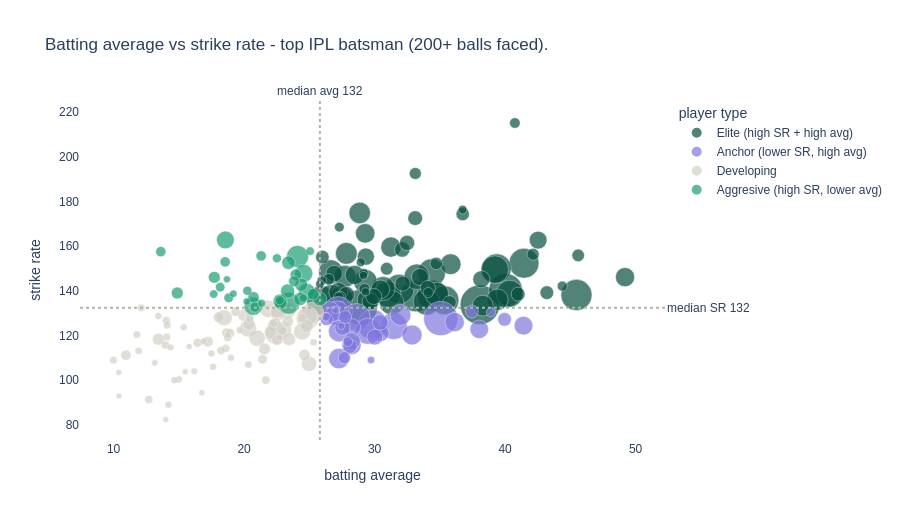

Notebook code cell kept with this figure:
### Code cell
top_bat = batting[
    (batting["balls_faced"] >= 200) &
    (batting["batting_average"] >= 10) &
    (batting["strike_rate"] >= 80)
].copy()

median_sr = top_bat["strike_rate"].median()
median_avg = top_bat["batting_average"].median()

def quadrant(row):
    if row["strike_rate"] >= median_sr and row["batting_average"] >= median_avg:
        return "Elite (high SR + high avg)"
    if row["strike_rate"] >= median_sr:
        return "Aggresive (high SR, lower avg)"
    if row["batting_average"] >= median_avg:
        return "Anchor (lower SR, high avg)"
    return "Developing"

top_bat["player_type"] = top_bat.apply(quadrant, axis=1)

QUAD_COLORS = {
    "Elite (high SR + high avg)" : "#085041",
    "Aggresive (high SR, lower avg)" : "#1D9E75",
    "Anchor (lower SR, high avg)" : "#7F77DD",
    "Developing" : "#D3D1C7",
}

fig4 = px.scatter(
    top_bat,
    x="batting_average",
    y="strike_rate",
    color="player_type",
    color_discrete_map=QUAD_COLORS,
    size="total_runs",
    size_max=28,
    hover_name="batter",
    hover_data={
        "total_runs" : True,
        "hundreds" : True,
        "fifties" : True,
        "balls_faced" : True,
        "player_type" : False,
    },
    title="Batting average vs strike rate - top IPL batsman (200+ balls faced).",
    labels={
        "batting_average": "batting average",
        "strike_rate": "strike rate",
        "player_type": "player type",
    },
    height=520,
)

fig4.add_hline(y=median_sr, line_dash="dot", line_color="#B4B2A9",
              annotation_text=f"median SR {median_sr:.0f}", annotation_position="right")
fig4.add_vline(x=median_avg, line_dash="dot", line_color="#B4B2A9",
              annotation_text=f"median avg {median_sr:.0f}", annotation_position="top")

fig4.update_layout(
    plot_bgcolor="white",
    paper_bgcolor="white",
    font_family="Arial",
    legend_title_text="player type",
)
fig4.update_traces(marker_line_width=0.5, marker_line_color="white")
fig4.show()

insight_4 = """
INSIGHT: The top-right quadrant (elite) contains the players most valuable 
in T20 auctions — high average means they don't get out cheaply, high SR means 
they score fast. Bubble size = total career runs. Hover over any bubble to see 
the full player profile. Notice that most 'elite' players have 10,000+ balls 
faced — longevity in the IPL is itself a strong signal of quality.
"""
print(insight_4)

### Figure 1 — Plotly figure (JSON) as saved in the notebook; plotly's stock layout.template omitted (floating-point values rounded to 4 significant figures; data arrays with more than 128 entries replaced by an {"elided": "..."} marker saying what was removed)
{"data": [{"customdata": {"elided": "76x5 mixed values"}, "hovertemplate": "<b>%{hovertext}</b><br><br>batting average=%{x}<br>strike rate=%{y}<br>total_runs=%{customdata[0]}<br>hundreds=%{customdata[1]}<br>fifties=%{customdata[2]}<br>balls_faced=%{customdata[3]}<extra></extra>", "hovertext": ["V Kohli", "RG Sharma", "DA Warner", "KL Rahul", "SK Raina", "MS Dhoni", "AB de Villiers", "SV Samson", "CH Gayle", "KD Karthik", "F du Plessis", "SA Yadav", "JC Buttler", "Shubman Gill", "SS Iyer", "SR Watson", "RR Pant", "Q de Kock", "KA Pollard", "Ishan Kishan", "YK Pathan", "DA Miller", "N Rana", "BB McCullum", "HH Pandya", "V Sehwag", "RD Gaikwad", "AD Russell", "SE Marsh", "YBK Jaiswal", "DR Smith", "N Pooran", "RA Tripathi", "Abhishek Sharma", "MP Stoinis", "B Sai Sudharsan", "AC Gilchrist", "S Dube", "H Klaasen", "P Simran Singh", "Tilak Varma", "JM Bairstow", "AK Markram", "SO Hetmyer", "MR Marsh", "VR Iyer", "RM Patidar", "TM Head", "CA Lynn", "RK Singh", "PD Salt", "ML Hayden", "DP Conway", "LS Livingstone", "TH David", "KP Pietersen", "Dhruv Jurel", "T Stubbs", "C Green", "Shashank Singh", "Priyansh Arya", "ST Jayasuriya", "A Raghuvanshi", "Nithish Kumar Reddy", "E Lewis", "V Suryavanshi", "JJ Roy", "HM Amla", "Naman Dhir", "RD Rickelton", "D Brevis", "WG Jacks", "A Mhatre", "R Ravindra", "Sameer Rizvi", "KR Mayers"], "legendgroup": "Elite (high SR + high avg)", "marker": {"color": "#085041", "line": {"color": "white", "width": 0.5}, "size": [9022, 7185, 6567, 5593, 5536, 5439, 5181, 5008, 4997, 4843, 4773, 4468, 4391, 4196, 4044, 3880, 3756, 3444, 3437, 3310, 3222, 3200, 3022, 2882, 2855, 2728, 2680, 2655, 2489, 2472, 2385, 2375, 2291, 2196, 2136, 2115, 2069, 2009, 1829, 1701, 1680, 1674, 1633, 1560, 1504, 1497, 1349, 1332, 1329, 1318, 1258, 1107, 1080, 1066, 1029, 1001, 928, 912, 903, 843, 828, 768, 672, 657, 654, 652, 614, 577, 546, 525, 519, 463, 441, 413, 381, 379], "sizemode": "area", "sizeref": 11.51, "symbol": "circle"}, "mode": "markers", "name": "Elite (high SR + high avg)", "orientation": "v", "showlegend": true, "type": "scatter", "x": [38.07, 28.86, 40.04, 45.47, 33.15, 34.42, 41.45, 31.9, 39.35, 25.9, 35.36, 34.37, 39.21, 40.35, 33.98, 31.04, 33.24, 31.31, 26.64, 30.65, 29.29, 34.78, 27.47, 27.19, 27.72, 27.84, 39.41, 28.86, 38.29, 35.83, 29.44, 31.25, 26.64, 29.28, 28.48, 49.19, 27.22, 30.44, 42.53, 29.33, 38.18, 33.48, 29.69, 26.9, 27.85, 29.94, 32.12, 32.49, 34.08, 32.15, 33.11, 41.0, 43.2, 26.0, 36.75, 35.75, 30.93, 45.6, 34.73, 42.15, 33.12, 26.48, 29.22, 27.38, 27.25, 40.75, 34.11, 44.38, 27.3, 29.17, 25.95, 28.94, 36.75, 25.81, 29.31, 29.15], "xaxis": "x", "y": [133.8, 132.6, 140.3, 138.2, 137.5, 137.9, 152.4, 140.8, 150.0, 135.7, 135.8, 148.1, 149.5, 138.7, 135.1, 138.5, 146.3, 134.7, 148.5, 141.0, 144.3, 138.6, 137.1, 132.4, 146.5, 156.8, 136.0, 174.9, 133.4, 151.9, 135.9, 159.6, 138.4, 165.7, 147.1, 146.2, 139.5, 140.7, 162.7, 155.3, 145.2, 146.2, 135.2, 147.7, 138.4, 137.5, 158.5, 161.4, 141.2, 143.3, 172.6, 138.6, 139.2, 155.2, 174.4, 134.9, 149.9, 155.9, 152.3, 156.4, 192.6, 145.2, 140.9, 137.4, 137.1, 215.2, 139.2, 142.1, 168.5, 147.9, 144.6, 152.8, 176.4, 142.9, 139.6, 146.9], "yaxis": "y"}, {"customdata": {"elided": "35x5 mixed values"}, "hovertemplate": "<b>%{hovertext}</b><br><br>batting average=%{x}<br>strike rate=%{y}<br>total_runs=%{customdata[0]}<br>hundreds=%{customdata[1]}<br>fifties=%{customdata[2]}<br>balls_faced=%{customdata[3]}<extra></extra>", "hovertext": ["S Dhawan", "AM Rahane", "RV Uthappa", "AT Rayudu", "G Gambhir", "MK Pandey", "RA Jadeja", "M Vijay", "SPD Smith", "JH Kallis", "SR Tendulkar", "R Dravid", "KS Williamson", "D Padikkal", "JP Duminy", "MEK Hussey", "DPMD Jayawardene", "MK Tiwary", "SS Tiwary", "S Badrinath", "BJ Hodge", "DJ Hussey", "V Shankar", "TM Dilshan", "LMP Simmons", "MC Henriques", "A Symonds", "CL White", "HH Gibbs", "RS Bopara", "OA Shah", "MV Boucher", "DJ Mitchell", "JEC Franklin", "LA Pomersbach"], "legendgroup": "Anchor (lower SR, high avg)", "marker": {"color": "#7F77DD", "line": {"color": "white", "width": 0.5}, "size": [6769, 5194, 4954, 4348, 4217, 3951, 3392, 2619, 2495, 2427, 2334, 2174, 2132, 2048, 2029, 1977, 1808, 1695, 1494, 1441, 1400, 1322, 1233, 1153, 1079, 1000, 974, 971, 886, 531, 506, 394, 351, 327, 302], "sizemode": "area", "sizeref": 11.51, "symbol": "circle"}, "mode": "markers", "name": "Anchor (lower SR, high avg)", "orientation": "v", "showlegend": true, "type": "scatter", "x": [35.07, 29.85, 27.22, 28.61, 31.47, 29.49, 27.14, 27.28, 31.99, 27.27, 32.87, 28.23, 36.14, 26.6, 41.41, 38.02, 28.25, 28.25, 30.49, 30.02, 30.43, 27.54, 26.8, 28.12, 39.96, 26.32, 37.46, 27.74, 27.69, 27.95, 38.92, 26.27, 27.0, 29.73, 27.45], "xaxis": "x", "y": [127.6, 124.9, 130.9, 128.2, 124.2, 121.9, 130.1, 121.9, 129.2, 109.7, 120.2, 115.8, 126.0, 130.9, 124.4, 122.8, 123.7, 117.4, 121.0, 119.3, 125.9, 123.5, 129.5, 115.2, 127.2, 127.4, 130.7, 128.3, 110.1, 117.2, 130.4, 128.3, 131.5, 109.0, 124.3], "yaxis": "y"}, {"customdata": {"elided": "75x5 mixed values"}, "hovertemplate": "<b>%{hovertext}</b><br><br>batting average=%{x}<br>strike rate=%{y}<br>total_runs=%{customdata[0]}<br>hundreds=%{customdata[1]}<br>fifties=%{customdata[2]}<br>balls_faced=%{customdata[3]}<extra></extra>", "hovertext": ["WP Saha", "PA Patel", "Yuvraj Singh", "AJ Finch", "KH Pandya", "Mandeep Singh", "KK Nair", "KC Sangakkara", "DJ Bravo", "NV Ojha", "DJ Hooda", "EJG Morgan", "SC Ganguly", "KM Jadhav", "IK Pathan", "M Vohra", "LRPL Taylor", "Y Venugopal Rao", "STR Binny", "R Ashwin", "MS Bisla", "Shakib Al Hasan", "GC Smith", "AD Mathews", "TL Suman", "AM Nayar", "Washington Sundar", "GJ Bailey", "PP Chawla", "Shahbaz Ahmed", "CJ Anderson", "M Manhas", "Gurkeerat Singh", "PC Valthaty", "SW Billings", "DT Christian", "SA Asnodkar", "J Botha", "LR Shukla", "AL Menaria", "CA Pujara", "Azhar Mahmood", "A Mishra", "DB Ravi Teja", "S Sohal", "P Negi", "KV Sharma", "R Bhatia", "P Kumar", "AP Tare", "SN Thakur", "Anuj Rawat", "R Vinay Kumar", "Lalit Yadav", "DB Das", "UBT Chand", "DJG Sammy", "SP Goswami", "A Manohar", "Y Nagar", "GH Vihari", "VVS Laxman", "JO Holder", "B Chipli", "PK Garg", "R Sathish", "M Kaif", "K Rabada", "Harpreet Brar", "MD Mishra", "K Goel", "AA Jhunjhunwala", "Kuldeep Yadav", "UT Yadav", "SK Warne"], "legendgroup": "Developing", "marker": {"color": "#D3D1C7", "line": {"color": "white", "width": 0.5}, "size": [2934, 2848, 2754, 2092, 1792, 1706, 1699, 1687, 1560, 1554, 1497, 1406, 1349, 1208, 1150, 1083, 1017, 985, 880, 833, 798, 795, 739, 724, 676, 672, 668, 663, 624, 560, 538, 514, 511, 505, 503, 460, 423, 409, 405, 401, 390, 388, 381, 375, 368, 365, 352, 342, 340, 339, 339, 318, 310, 305, 304, 300, 295, 293, 292, 285, 284, 282, 282, 280, 273, 270, 259, 250, 244, 237, 218, 217, 210, 208, 198], "sizemode": "area", "sizeref": 11.51, "symbol": "circle"}, "mode": "markers", "name": "Developing", "orientation": "v", "showlegend": true, "type": "scatter", "x": [24.86, 22.43, 25.27, 24.9, 21.85, 20.31, 23.27, 24.45, 22.61, 21.0, 18.48, 23.05, 24.98, 22.37, 22.12, 22.56, 24.8, 23.45, 20.0, 13.44, 21.57, 20.38, 24.63, 23.35, 22.53, 17.23, 18.05, 22.86, 10.95, 18.67, 24.45, 21.42, 18.93, 22.95, 19.35, 16.43, 22.26, 18.59, 13.97, 18.23, 21.67, 20.42, 12.7, 18.75, 20.44, 14.04, 14.08, 11.79, 10.0, 14.12, 12.11, 22.71, 11.92, 20.33, 25.33, 15.0, 19.67, 14.65, 15.37, 19.0, 14.2, 17.62, 13.43, 17.5, 14.37, 16.88, 16.19, 13.16, 18.77, 15.8, 16.77, 15.5, 14.0, 10.4, 10.42], "xaxis": "x", "y": [127.8, 121.2, 130.2, 128.7, 132.0, 123.2, 131.1, 121.8, 130.4, 118.8, 128.0, 122.6, 107.3, 124.7, 121.4, 130.8, 124.3, 118.4, 129.0, 118.3, 114.0, 125.2, 111.3, 126.3, 118.0, 117.3, 128.2, 122.5, 111.2, 121.2, 127.8, 109.4, 121.1, 122.0, 130.7, 116.8, 125.5, 114.2, 115.7, 113.3, 100.0, 128.1, 91.37, 119.0, 127.3, 126.7, 119.3, 120.4, 109.0, 124.6, 132.4, 119.1, 113.1, 107.0, 116.9, 100.3, 122.4, 100.0, 123.7, 110.0, 89.03, 106.0, 128.8, 112.0, 114.7, 117.4, 104.0, 107.8, 120.2, 115.0, 94.37, 103.8, 82.35, 103.5, 92.96], "yaxis": "y"}, {"customdata": {"elided": "35x5 mixed values"}, "hovertemplate": "<b>%{hovertext}</b><br><br>batting average=%{x}<br>strike rate=%{y}<br>total_runs=%{customdata[0]}<br>hundreds=%{customdata[1]}<br>fifties=%{customdata[2]}<br>balls_faced=%{customdata[3]}<extra></extra>", "hovertext": ["GJ Maxwell", "MA Agarwal", "AR Patel", "PP Shaw", "SP Narine", "R Parag", "MM Ali", "R Tewatia", "A Badoni", "JM Sharma", "SM Curran", "JA Morkel", "BA Stokes", "Harbhajan Singh", "Abdul Samad", "N Wadhera", "M Shahrukh Khan", "SN Khan", "Abishek Porel", "CH Morris", "Rashid Khan", "PJ Cummins", "JD Ryder", "JP Faulkner", "MK Lomror", "SE Rutherford", "R Powell", "RR Rossouw", "Ashutosh Sharma", "NLTC Perera", "JR Hopes", "Rahmanullah Gurbaz", "RN ten Doeschate", "C de Grandhomme", "Ramandeep Singh"], "legendgroup": "Aggresive (high SR, lower avg)", "marker": {"color": "#1D9E75", "line": {"color": "white", "width": 0.5}, "size": [2820, 2764, 1947, 1892, 1820, 1687, 1167, 1161, 1135, 1053, 997, 975, 935, 833, 815, 784, 767, 746, 691, 618, 613, 612, 604, 527, 527, 500, 486, 473, 426, 424, 417, 363, 326, 303, 299], "sizemode": "area", "sizeref": 11.51, "symbol": "circle"}, "mode": "markers", "name": "Aggresive (high SR, lower avg)", "orientation": "v", "showlegend": true, "type": "scatter", "x": [24.1, 23.42, 20.71, 24.57, 18.57, 24.81, 23.34, 22.76, 25.8, 23.4, 24.32, 24.38, 22.8, 14.88, 17.72, 25.29, 23.97, 20.72, 23.83, 21.31, 13.62, 18.55, 20.83, 18.82, 18.17, 22.73, 20.25, 22.52, 25.06, 17.67, 24.53, 21.35, 19.18, 20.2, 18.69], "xaxis": "x", "y": [155.4, 134.5, 133.2, 147.8, 162.8, 139.5, 139.9, 135.5, 136.4, 152.6, 136.4, 142.8, 134.5, 139.1, 146.1, 138.5, 147.2, 137.1, 144.3, 155.7, 157.6, 153.0, 132.8, 136.9, 141.7, 135.9, 140.1, 154.6, 157.8, 138.6, 136.7, 134.4, 138.7, 135.3, 145.2], "yaxis": "y"}], "layout": {"annotations": [{"showarrow": false, "text": "median SR 132", "x": 1, "xanchor": "left", "xref": "x domain", "y": 132.4, "yanchor": "middle", "yref": "y"}, {"showarrow": false, "text": "median avg 132", "x": 25.81, "xanchor": "center", "xref": "x", "y": 1, "yanchor": "bottom", "yref": "y domain"}], "font": {"family": "Arial"}, "height": 520, "legend": {"itemsizing": "constant", "title": {"text": "player type"}, "tracegroupgap": 0}, "paper_bgcolor": "white", "plot_bgcolor": "white", "shapes": [{"line": {"color": "#B4B2A9", "dash": "dot"}, "type": "line", "x0": 0, "x1": 1, "xref": "x domain", "y0": 132.4, "y1": 132.4, "yref": "y"}, {"line": {"color": "#B4B2A9", "dash": "dot"}, "type": "line", "x0": 25.81, "x1": 25.81, "xref": "x", "y0": 0, "y1": 1, "yref": "y domain"}], "title": {"text": "Batting average vs strike rate - top IPL batsman (200+ balls faced)."}, "xaxis": {"anchor": "y", "domain": [0, 1], "title": {"text": "batting average"}}, "yaxis": {"anchor": "x", "domain": [0, 1], "title": {"text": "strike rate"}}}}
